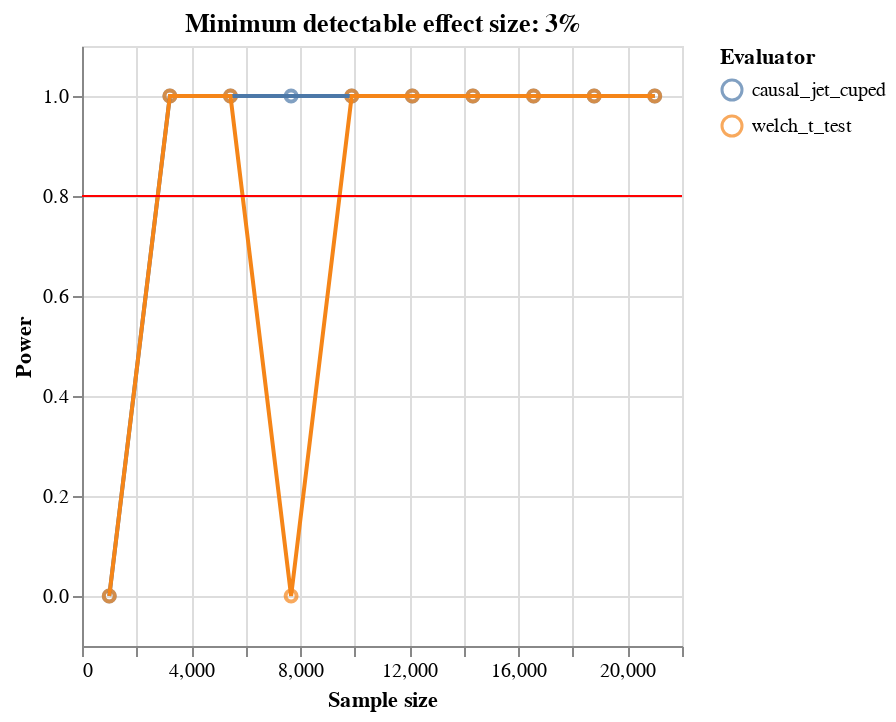

Notebook source saved alongside this figure:
### Code cell
eval = ro.Evaluator(
    df=df,
    metric=METRIC,
    id_col=UNIT_ID,
    evaluators=evaluators,
    sample_min=1000,
    sample_max=21_000,
    num_steps=10,
    mdes=[3],
    num_runs=1,
    baseline_evaluator="welch",
    preprocessors=preprocessors,
    sample_timestamps=False,
    alpha=0.05,
    random_seed=2312,
    testing=True
    )

result = eval.run()
print(result.data.head())
result.plot()

### Figure 1 — Vega-Lite specification as saved in the notebook (floating-point values rounded to 4 significant figures)
{"config": {"view": {"continuousWidth": 300, "continuousHeight": 300}}, "vconcat": [{"layer": [{"mark": {"type": "point"}, "encoding": {"color": {"field": "evaluator", "legend": {"title": "Evaluator"}, "type": "nominal"}, "x": {"axis": {"title": "Sample size"}, "field": "sample_size", "type": "quantitative"}, "y": {"axis": {"title": "Power"}, "field": "power", "type": "quantitative"}}}, {"mark": {"type": "line"}, "encoding": {"color": {"field": "evaluator", "legend": {"title": "Evaluator"}, "type": "nominal"}, "x": {"axis": {"title": "Sample size"}, "field": "sample_size", "type": "quantitative"}, "y": {"axis": {"title": "Power"}, "field": "power", "type": "quantitative"}}, "transform": [{"loess": "power", "on": "sample_size", "groupby": ["evaluator"]}]}, {"data": {"name": "data-ad0dde776848e1f6e4ce54a7010abad7"}, "mark": {"type": "rule", "color": "red"}, "encoding": {"y": {"axis": {"title": ""}, "field": "a", "type": "quantitative"}}, "transform": [{"calculate": "0.8", "as": "a"}]}], "title": "Minimum detectable effect size: 3%"}], "data": {"name": "data-ad0dde776848e1f6e4ce54a7010abad7"}, "$schema": "https://vega.github.io/schema/vega-lite/v5.15.1.json", "datasets": {"data-ad0dde776848e1f6e4ce54a7010abad7": [{"preprocessor": "preproc", "evaluator": "causal_jet_cuped", "sample_size": 1000, "mdes": 3, "power": 0.0}, {"preprocessor": "preproc", "evaluator": "causal_jet_cuped", "sample_size": 3222, "mdes": 3, "power": 1.0}, {"preprocessor": "preproc", "evaluator": "causal_jet_cuped", "sample_size": 5444, "mdes": 3, "power": 1.0}, {"preprocessor": "preproc", "evaluator": "causal_jet_cuped", "sample_size": 7667, "mdes": 3, "power": 1.0}, {"preprocessor": "preproc", "evaluator": "causal_jet_cuped", "sample_size": 9889, "mdes": 3, "power": 1.0}, {"preprocessor": "preproc", "evaluator": "causal_jet_cuped", "sample_size": 12111, "mdes": 3, "power": 1.0}, {"preprocessor": "preproc", "evaluator": "causal_jet_cuped", "sample_size": 14333, "mdes": 3, "power": 1.0}, {"preprocessor": "preproc", "evaluator": "causal_jet_cuped", "sample_size": 16556, "mdes": 3, "power": 1.0}, {"preprocessor": "preproc", "evaluator": "causal_jet_cuped", "sample_size": 18778, "mdes": 3, "power": 1.0}, {"preprocessor": "preproc", "evaluator": "causal_jet_cuped", "sample_size": 21000, "mdes": 3, "power": 1.0}, {"preprocessor": "preproc", "evaluator": "welch_t_test", "sample_size": 1000, "mdes": 3, "power": 0.0}, {"preprocessor": "preproc", "evaluator": "welch_t_test", "sample_size": 3222, "mdes": 3, "power": 1.0}, {"preprocessor": "preproc", "evaluator": "welch_t_test", "sample_size": 5444, "mdes": 3, "power": 1.0}, {"preprocessor": "preproc", "evaluator": "welch_t_test", "sample_size": 7667, "mdes": 3, "power": 0.0}, {"preprocessor": "preproc", "evaluator": "welch_t_test", "sample_size": 9889, "mdes": 3, "power": 1.0}, {"preprocessor": "preproc", "evaluator": "welch_t_test", "sample_size": 12111, "mdes": 3, "power": 1.0}, {"preprocessor": "preproc", "evaluator": "welch_t_test", "sample_size": 14333, "mdes": 3, "power": 1.0}, {"preprocessor": "preproc", "evaluator": "welch_t_test", "sample_size": 16556, "mdes": 3, "power": 1.0}, {"preprocessor": "preproc", "evaluator": "welch_t_test", "sample_size": 18778, "mdes": 3, "power": 1.0}, {"preprocessor": "preproc", "evaluator": "welch_t_test", "sample_size": 21000, "mdes": 3, "power": 1.0}]}}
